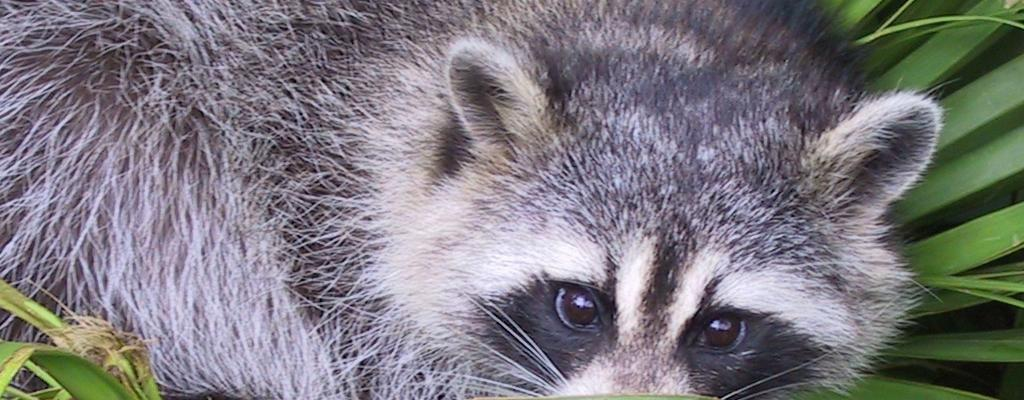
#> input picture day1/ex05/zoomed.jpg, 1024 x 400 px
$ python pimp_image.py zoomed.jpg
#> lines starting #> are read from the running program, lines starting #| are printed output that depends on the picture
### day1/ex05/load_image.py
import numpy as np
from PIL import Image


def ft_load(path: str) -> np.ndarray:
    """Load an image from a given path and return a numpy array"""
#> called with path = 'zoomed.jpg'
    try:
        image = Image.open(path)
#> image is the input picture: PIL image 1024x400 RGB; mean R, G, B 124.3, 121, 127.1
        data = np.asarray(image)
        print("the shape of image is:", data.shape)
#| the shape of image is: (400, 1024, 3)
#> (printed output is left out)
    except FileNotFoundError:
        print("File not found")
        return None
    except (ValueError, AttributeError):
        print("Image cannot be converted to a numpy array")
        return None
    return data

### day1/ex05/pimp_image.py
import sys
from load_image import ft_load
import numpy as np
from matplotlib import pyplot as plt


def showImage(image: np.ndarray):
    """
    Show an image using matplotlib
    """
    plt.imshow(image, cmap=plt.cm.gray)
    plt.show()


# [49 lines left out: functions ft_invert, ft_red, ft_green, ft_blue, ft_grey, not called in this run]


def applyZoom(image: np.ndarray, w: int, h: int, offX=0, offY=0) -> np.ndarray:
    """
    Zooms in or out of an image by a given factor
    """
#> called with w = 400, h = 400, offX = 450, offY = 100
    print(len(image), len(image[0]))
#| 400 1024
    newImg = np.zeros((h, w, 1), dtype=np.uint8)
    for y in range(h):
        for x in range(w):
            newImg[y][x] = image[y + offY][x + offX].mean()
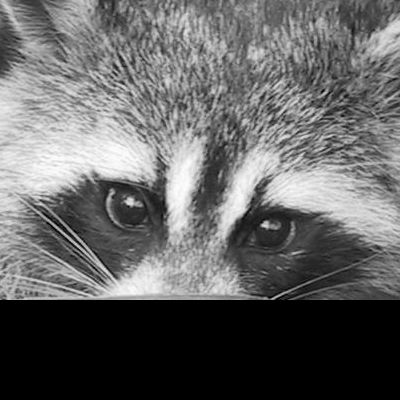
#> newImg: shape (400, 400, 1); min 0, max 254, mean 100.7
    print("New shape after slicing:", newImg.shape)
    return newImg


if __name__ == "__main__":
    args = sys.argv
    if len(args) == 1:
        exit(0)
    try:
        assert len(args) == 2, "Wrong number of args"
        image = ft_load(args[1])
        showImage(image)
        print(image)
#> (the run stopped early here; a loop or call above may not have finished)
